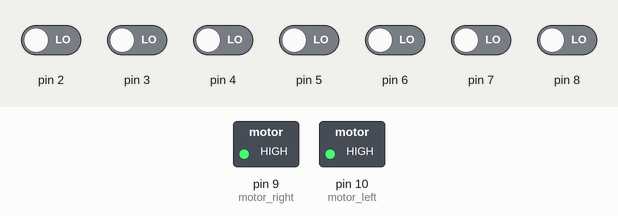
Simulated run of this sketch. Board: Arduino Uno, built with avr-gcc and run on an emulated ATmega328P. On the bench: switched loads named in the sketch (green lamp = pin HIGH). The inputs (shaded band) are chosen by the test bench; at power-on: pin 2–8 LOW.

Above: at 0.1 s.
Timing chart, 0 to 1.6 s (numbered marks = the images above):
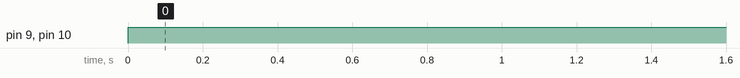

The sketch:

Simple_PID_Line_Follower.pde
```cpp
int motor_right=9;
int motor_left=10;
int right_speed;
int left_speed;
long sensors_average;
int sensors_sum;
int position;
int set_point= 5000;
int integral;
int derivative;
long proportional;
int last_proportional;
int error_value;
int max_speed=255;
float Kp= 1/20;
float Kd= 3/2;
float Ki= 1/1000;
int sensors[7];
void sensors_read()
{
for (int i = 2; i < 9; i++)
{
sensors[i] = digitalRead(i);
sensors_sum += int(sensors[i]);
}}
void pid_calc()
{ position = int(sensors_average / sensors_sum);

 integral = integral + proportional;
 derivative = proportional - last_proportional;
 last_proportional = proportional;
 error_value = int(proportional * Kp + integral * Ki + derivative * Kd)/10;
}
void calc_turn()
{ //Restricting the error value between +256.
if (error_value< -256)
{
error_value = -255;
}
if (error_value> 256)
{
error_value = 255;
}
// If error_value is less than zero calculate right turn speed values
if (error_value< 0)
{
right_speed = max_speed + error_value;
left_speed = max_speed;
}
// Iferror_value is greater than zero calculate left turn values
else
{
right_speed = max_speed;
left_speed = max_speed - error_value;
}
}

void motor_drive(int right_speed, int left_speed)
{ // Drive motors according to the calculated values for a turn
analogWrite(motor_right, right_speed);
analogWrite(motor_left, left_speed);
delay(50); // Optional
}
void setup()
{}
void loop()
{ sensors_read(); //Reads sensor values and computes sensor sum and weighted average
pid_calc(); //Calculates position[set point] and computes Kp,Ki and Kd
calc_turn(); //Computes the error to be corrected
motor_drive(right_speed, left_speed); //Sends PWM signals to the motors
}
```

Measured:
- by itself, pin 9 (motor_right), pin 10 (motor_left): LOW → HIGH at 0.00 s
